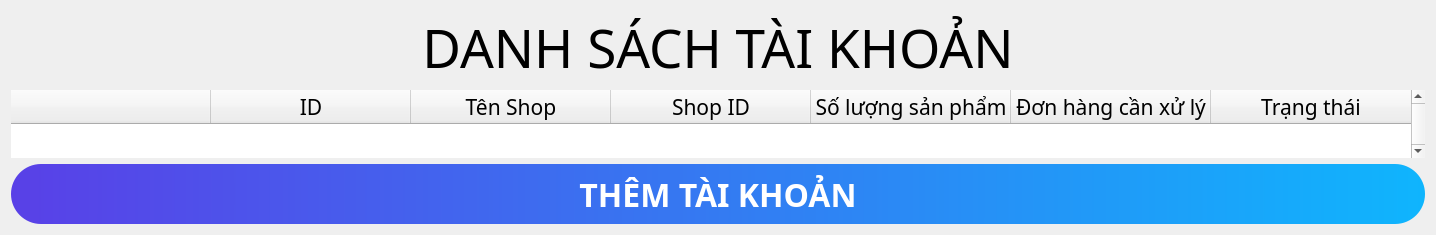
                  <widget class="QWidget" name="page_new_user_shopee">
                   <layout class="QVBoxLayout" name="verticalLayout_6">
                    <item>
                     <widget class="QLabel" name="label_6">
                      <property name="font">
                       <font>
                        <family>Nunito</family>
                        <pointsize>40</pointsize>
                       </font>
                      </property>
                      <property name="text">
                       <string>DANH SÁCH TÀI KHOẢN</string>
                      </property>
                      <property name="alignment">
                       <set>Qt::AlignCenter</set>
                      </property>
                     </widget>
                    </item>
                    <item>
                     <widget class="QTableWidget" name="tableWidget">
                      <property name="sizePolicy">
                       <sizepolicy hsizetype="Expanding" vsizetype="Expanding">
                        <horstretch>0</horstretch>
                        <verstretch>0</verstretch>
                       </sizepolicy>
                      </property>
                      <property name="font">
                       <font>
                        <family>Nunito</family>
                        <pointsize>16</pointsize>
                       </font>
                      </property>
                      <property name="styleSheet">
                       <string notr="true"/>
                      </property>
                      <property name="frameShape">
                       <enum>QFrame::NoFrame</enum>
                      </property>
                      <property name="verticalScrollBarPolicy">
                       <enum>Qt::ScrollBarAlwaysOn</enum>
                      </property>
                      <property name="sizeAdjustPolicy">
                       <enum>QAbstractScrollArea::AdjustToContents</enum>
                      </property>
                      <property name="editTriggers">
                       <set>QAbstractItemView::NoEditTriggers</set>
                      </property>
                      <property name="alternatingRowColors">
                       <bool>false</bool>
                      </property>
                      <property name="selectionMode">
                       <enum>QAbstractItemView::NoSelection</enum>
                      </property>
                      <property name="selectionBehavior">
                       <enum>QAbstractItemView::SelectRows</enum>
                      </property>
                      <property name="rowCount">
                       <number>0</number>
                      </property>
                      <property name="columnCount">
                       <number>7</number>
                      </property>
                      <attribute name="horizontalHeaderCascadingSectionResizes">
                       <bool>true</bool>
                      </attribute>
                      <attribute name="horizontalHeaderMinimumSectionSize">
                       <number>40</number>
                      </attribute>
                      <attribute name="horizontalHeaderDefaultSectionSize">
                       <number>200</number>
                      </attribute>
                      <attribute name="horizontalHeaderShowSortIndicator" stdset="0">
                       <bool>false</bool>
                      </attribute>
                      <attribute name="horizontalHeaderStretchLastSection">
                       <bool>true</bool>
                      </attribute>
                      <attribute name="verticalHeaderVisible">
                       <bool>false</bool>
                      </attribute>
                      <attribute name="verticalHeaderCascadingSectionResizes">
                       <bool>false</bool>
                      </attribute>
                      <attribute name="verticalHeaderHighlightSections">
                       <bool>false</bool>
                      </attribute>
                      <attribute name="verticalHeaderStretchLastSection">
                       <bool>true</bool>
                      </attribute>
                      <column>
                       <property name="text">
                        <string/>
                       </property>
                      </column>
                      <column>
                       <property name="text">
                        <string>ID</string>
                       </property>
                       <property name="font">
                        <font>
                         <family>Nunito</family>
                         <pointsize>16</pointsize>
                        </font>
                       </property>
                      </column>
                      <column>
                       <property name="text">
                        <string>Tên Shop</string>
                       </property>
                       <property name="font">
                        <font>
                         <family>Nunito</family>
                         <pointsize>16</pointsize>
                        </font>
                       </property>
                      </column>
                      <column>
                       <property name="text">
                        <string>Shop ID</string>
                       </property>
                       <property name="font">
                        <font>
                         <family>Nunito</family>
                         <pointsize>16</pointsize>
                        </font>
                       </property>
                      </column>
                      <column>
                       <property name="text">
                        <string>Số lượng sản phẩm</string>
                       </property>
                       <property name="font">
                        <font>
                         <family>Nunito</family>
                         <pointsize>16</pointsize>
                        </font>
                       </property>
                      </column>
                      <column>
                       <property name="text">
                        <string>Đơn hàng cần xử lý</string>
                       </property>
                       <property name="font">
                        <font>
                         <family>Nunito</family>
                         <pointsize>16</pointsize>
                        </font>
                       </property>
                      </column>
                      <column>
                       <property name="text">
                        <string>Trạng thái</string>
                       </property>
                       <property name="font">
                        <font>
                         <family>Nunito</family>
                         <pointsize>16</pointsize>
                        </font>
                       </property>
                      </column>
                     </widget>
                    </item>
                    <item>
                     <widget class="QPushButton" name="btn_add_user">
                      <property name="minimumSize">
                       <size>
                        <width>0</width>
                        <height>60</height>
                       </size>
                      </property>
                      <property name="font">
                       <font>
                        <family>Nunito</family>
                        <pointsize>24</pointsize>
                        <bold>true</bold>
                       </font>
                      </property>
                      <property name="styleSheet">
                       <string notr="true">#btn_add_user{
	border-radius: 30px;
    padding:8px 25px 7px 25px;
	background-color: qlineargradient(spread:pad, x1:0, y1:0, x2:1, y2:0, stop:0 rgba(89, 64, 231, 255), stop:1 rgba(15, 181, 253, 255));
	color: rgb(255, 255, 255);

}

#btn_add_user:hover{
	background-color: qlineargradient(spread:pad, x1:0, y1:0, x2:1, y2:0, stop:0 rgba(15, 181, 253, 255), stop:1 rgba(89, 64, 231, 255));
}

#btn_add_user:pressed{
	background-color: qlineargradient(spread:pad, x1:0, y1:0, x2:1, y2:0, stop:0 rgba(89, 64, 231, 255), stop:1 rgba(15, 181, 253, 255));
}</string>
                      </property>
                      <property name="text">
                       <string>THÊM TÀI KHOẢN</string>
                      </property>
                     </widget>
                    </item>
                   </layout>
                  </widget>
